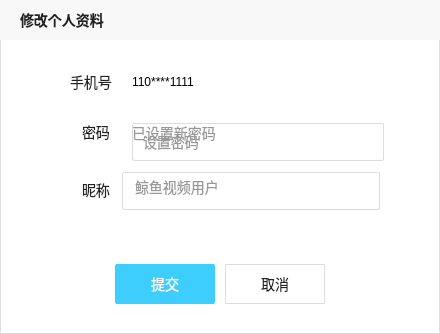
<?xml version="1.0" encoding="UTF-8"?>
<ui version="4.0">
 <class>ModifyMyselfDialog</class>
 <widget class="QWidget" name="ModifyMyselfDialog">
  <property name="geometry">
   <rect>
    <x>0</x>
    <y>0</y>
    <width>440</width>
    <height>334</height>
   </rect>
  </property>
  <property name="windowTitle">
   <string>Form</string>
  </property>
  <property name="styleSheet">
   <string notr="true">#ModifyMyselfDialog{
 background-color: #FFFFFF;
 border : 1px solid #DDDDDD;
}
</string>
  </property>
  <widget class="QLabel" name="titleLabel">
   <property name="geometry">
    <rect>
     <x>0</x>
     <y>0</y>
     <width>440</width>
     <height>40</height>
    </rect>
   </property>
   <property name="styleSheet">
    <string notr="true">#titleLabel{
 background-color: #F8F8F8;
 padding-left: 16px;
 font-family: 微软雅⿊;
 font-size: 14px;
 color: #222222;
 font-weight: bold;
}
</string>
   </property>
   <property name="text">
    <string>修改个人资料</string>
   </property>
  </widget>
  <widget class="QLabel" name="phoneLabel">
   <property name="geometry">
    <rect>
     <x>70</x>
     <y>72</y>
     <width>46</width>
     <height>19</height>
    </rect>
   </property>
   <property name="styleSheet">
    <string notr="true">#phoneLabel{
 font-family: 微软雅⿊;
 font-size: 14px;
 color: #222222;
}</string>
   </property>
   <property name="text">
    <string>手机号</string>
   </property>
  </widget>
  <widget class="QLabel" name="phoneNumberLabel">
   <property name="geometry">
    <rect>
     <x>132</x>
     <y>72</y>
     <width>161</width>
     <height>19</height>
    </rect>
   </property>
   <property name="text">
    <string>110****1111</string>
   </property>
  </widget>
  <widget class="QLabel" name="passwordLabel">
   <property name="geometry">
    <rect>
     <x>82</x>
     <y>122</y>
     <width>32</width>
     <height>19</height>
    </rect>
   </property>
   <property name="styleSheet">
    <string notr="true">#passwordLabel{
 font-family: 微软雅⿊;
 font-size: 14px;
 color: #222222;
}
</string>
   </property>
   <property name="text">
    <string>密码</string>
   </property>
  </widget>
  <widget class="QPushButton" name="passwordBtn">
   <property name="geometry">
    <rect>
     <x>132</x>
     <y>123</y>
     <width>252</width>
     <height>38</height>
    </rect>
   </property>
   <property name="styleSheet">
    <string notr="true">#passwordBtn{
 background-color: #FFFFFF;
 border: 1px solid #DDDDDD;
 border-radius: 2px;
 text-align: left;
 padding-left: 10px;
 color: #999999;
 font-family: 微软雅⿊;
 font-size: 14px;
}
</string>
   </property>
   <property name="text">
    <string>设置密码</string>
   </property>
  </widget>
  <widget class="QWidget" name="passwordWidget" native="true">
   <property name="geometry">
    <rect>
     <x>132</x>
     <y>123</y>
     <width>100</width>
     <height>19</height>
    </rect>
   </property>
   <widget class="QLabel" name="newPasswordLabel">
    <property name="geometry">
     <rect>
      <x>0</x>
      <y>0</y>
      <width>84</width>
      <height>19</height>
     </rect>
    </property>
    <property name="styleSheet">
     <string notr="true">#newPasswordLabel{
 font-family: 微软雅⿊;
 font-size: 14px;
 color: #999999
}
</string>
    </property>
    <property name="text">
     <string>已设置新密码</string>
    </property>
   </widget>
   <widget class="QPushButton" name="changePasswordBtn">
    <property name="geometry">
     <rect>
      <x>84</x>
      <y>0</y>
      <width>19</width>
      <height>19</height>
     </rect>
    </property>
    <property name="styleSheet">
     <string notr="true">#changePasswordBtn{
 background-color: transparent;
 border: none;
border-image:url(&quot;:/images/myself/xiugaimima.png&quot;);
background-repeat: no-repeat;
 background-position: center;
}
</string>
    </property>
    <property name="text">
     <string/>
    </property>
    <property name="iconSize">
     <size>
      <width>12</width>
      <height>12</height>
     </size>
    </property>
   </widget>
  </widget>
  <widget class="QLabel" name="nicknameLabel">
   <property name="geometry">
    <rect>
     <x>82</x>
     <y>180</y>
     <width>32</width>
     <height>19</height>
    </rect>
   </property>
   <property name="styleSheet">
    <string notr="true">#nicknameLabel{
 font-family: 微软雅⿊;
 font-size: 14px;
 color: #222222;
}
</string>
   </property>
   <property name="text">
    <string>昵称</string>
   </property>
  </widget>
  <widget class="QLineEdit" name="nicknameEdit">
   <property name="geometry">
    <rect>
     <x>122</x>
     <y>172</y>
     <width>258</width>
     <height>38</height>
    </rect>
   </property>
   <property name="styleSheet">
    <string notr="true">#nicknameEdit{
 background-color: #FFFFFF;
 border: 1px solid #DDDDDD;
 border-radius: 2px;
 color: #999999;
 font-family: 微软雅⿊;
 font-size: 14px;
 line-height: 19px;
 padding-left: 10px;
}</string>
   </property>
   <property name="text">
    <string>鲸鱼视频用户</string>
   </property>
  </widget>
  <widget class="QPushButton" name="submitBtn">
   <property name="geometry">
    <rect>
     <x>115</x>
     <y>264</y>
     <width>100</width>
     <height>40</height>
    </rect>
   </property>
   <property name="styleSheet">
    <string notr="true">#submitBtn{
 background-color: #3ECEFE;
 color: #FFFFFF;
 border: none;
 border-radius: 2px;
 font-family: 微软雅⿊;
 font-size: 14px;
}
</string>
   </property>
   <property name="text">
    <string>提交</string>
   </property>
  </widget>
  <widget class="QPushButton" name="cancelBtn">
   <property name="geometry">
    <rect>
     <x>225</x>
     <y>264</y>
     <width>100</width>
     <height>40</height>
    </rect>
   </property>
   <property name="styleSheet">
    <string notr="true">#cancelBtn{
 background-color: transparent;
 border: 1px solid #DDDDDD;
 color: #222222;
 font-family: 微软雅⿊;
 font-size: 14px;
}
</string>
   </property>
   <property name="text">
    <string>取消</string>
   </property>
  </widget>
 </widget>
 <resources/>
 <connections/>
</ui>
